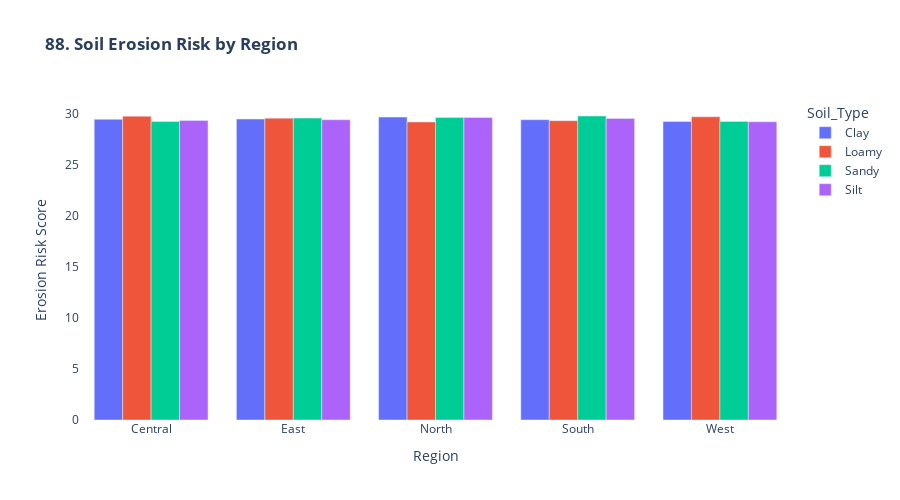

Notebook code for this chart:
### Markdown cell above
### *88. Soil Erosion Risk*

### Code cell
print("\n88. Soil Erosion Risk...")

# Erosion risk factors
df['Erosion_Risk'] = (
    (df['Soil_Type'] == 'sandy').astype(int) * 0.4 +
    (df['Rainfall_mm'] > 50).astype(int) * 0.3 +
    (df['Wind_Speed_kmh'] > 20).astype(int) * 0.3
) * 100

erosion_risk = df.groupby(['Region', 'Soil_Type'], observed=False).agg(
    Erosion_Risk=("Erosion_Risk", "mean"),
    Mulching_Rate=("Mulching_Used", lambda x: (x == "Yes").mean() * 100)
).reset_index()

fig88 = px.bar(erosion_risk, x='Region', y='Erosion_Risk', color='Soil_Type',
               barmode='group', title='<b>88. Soil Erosion Risk by Region</b>',
               labels={'Erosion_Risk': 'Erosion Risk Score'})

fig88.update_layout(height=500, plot_bgcolor='white')
fig88.show()

### Figure 1 — Plotly figure (JSON) as saved in the notebook; plotly's stock layout.template omitted (floating-point values rounded to 4 significant figures)
{"data": [{"alignmentgroup": "True", "hovertemplate": "Soil_Type=Clay<br>Region=%{x}<br>Erosion Risk Score=%{y}<extra></extra>", "legendgroup": "Clay", "marker": {"color": "#636efa", "pattern": {"shape": ""}}, "name": "Clay", "offsetgroup": "Clay", "orientation": "v", "showlegend": true, "textposition": "auto", "type": "bar", "x": ["Central", "East", "North", "South", "West"], "xaxis": "x", "y": [29.45, 29.48, 29.67, 29.41, 29.23], "yaxis": "y"}, {"alignmentgroup": "True", "hovertemplate": "Soil_Type=Loamy<br>Region=%{x}<br>Erosion Risk Score=%{y}<extra></extra>", "legendgroup": "Loamy", "marker": {"color": "#EF553B", "pattern": {"shape": ""}}, "name": "Loamy", "offsetgroup": "Loamy", "orientation": "v", "showlegend": true, "textposition": "auto", "type": "bar", "x": ["Central", "East", "North", "South", "West"], "xaxis": "x", "y": [29.76, 29.56, 29.19, 29.32, 29.7], "yaxis": "y"}, {"alignmentgroup": "True", "hovertemplate": "Soil_Type=Sandy<br>Region=%{x}<br>Erosion Risk Score=%{y}<extra></extra>", "legendgroup": "Sandy", "marker": {"color": "#00cc96", "pattern": {"shape": ""}}, "name": "Sandy", "offsetgroup": "Sandy", "orientation": "v", "showlegend": true, "textposition": "auto", "type": "bar", "x": ["Central", "East", "North", "South", "West"], "xaxis": "x", "y": [29.24, 29.57, 29.62, 29.78, 29.25], "yaxis": "y"}, {"alignmentgroup": "True", "hovertemplate": "Soil_Type=Silt<br>Region=%{x}<br>Erosion Risk Score=%{y}<extra></extra>", "legendgroup": "Silt", "marker": {"color": "#ab63fa", "pattern": {"shape": ""}}, "name": "Silt", "offsetgroup": "Silt", "orientation": "v", "showlegend": true, "textposition": "auto", "type": "bar", "x": ["Central", "East", "North", "South", "West"], "xaxis": "x", "y": [29.33, 29.41, 29.63, 29.54, 29.21], "yaxis": "y"}], "layout": {"barmode": "group", "height": 500, "legend": {"title": {"text": "Soil_Type"}, "tracegroupgap": 0}, "plot_bgcolor": "white", "title": {"text": "<b>88. Soil Erosion Risk by Region</b>"}, "xaxis": {"anchor": "y", "domain": [0, 1], "title": {"text": "Region"}}, "yaxis": {"anchor": "x", "domain": [0, 1], "title": {"text": "Erosion Risk Score"}}}}
